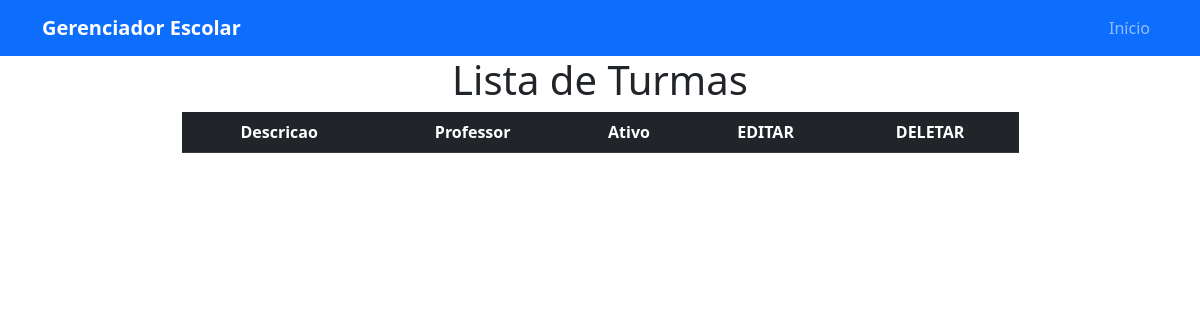
/turma/, run on an earlier commit of the app's database.
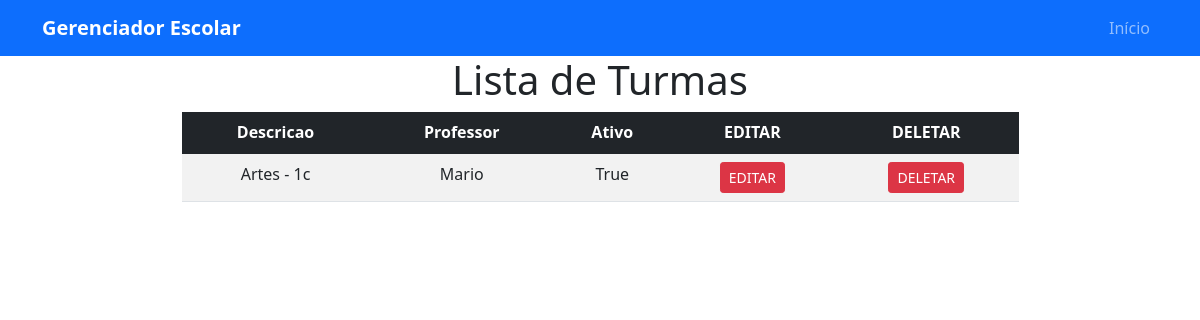
And on a later commit of the database.
### model/turma.py (models this page shows)
class Turma(db.Model):
    __tablename__ = "turmas"
    id = db.Column(db.Integer, primary_key=True)
    descricao = db.Column(db.String(100), nullable=False)
    ativo = db.Column(db.Boolean, nullable=False, default=True)
    alunos = db.relationship("Aluno", back_populates="turma")
    professor_id = db.Column(db.Integer, db.ForeignKey("professores.id"), nullable=False)
    professor = db.relationship("Professor", back_populates="turmas")

### model/professor.py (models this page shows)
class Professor(db.Model):
    __tablename__ = "professores"
    id = db.Column(db.Integer, primary_key=True)
    nome = db.Column(db.String(100), nullable=False)
    idade = db.Column(db.Integer, nullable=False)
    materia = db.Column(db.String(100), nullable=True)
    observacoes = db.Column(db.Text, nullable=True)
    turmas = db.relationship("Turma", back_populates="professor")

### routes/turmas_routes.py (the view)
@turmas_bp.route("/")
def listar_turmas():
    turmas = TurmaController.index()
    professores = ProfessorController.index()
    return render_template("turmas.html", turmas=turmas, professores=professores, titulo="Lista de Turmas")

### controller/professor_controller.py (called while the page is built)
    @staticmethod
    def index():
        professores = Professor.query.all()
        return professores

### controller/turma_controller.py (called while the page is built)
    @staticmethod
    def index():
        turmas = Turma.query.all()
        return turmas

### templates/turmas.html (shortened to what this page needs)
<!DOCTYPE html>
<html lang="en">
<head>
    <link rel="stylesheet" href="{{ url_for('static', filename='bootstrap.css') }}">
</head>
<body>
    <header>
        <nav class="navbar navbar-expand-lg navbar-dark bg-primary">
            <div class="container">
                <a class="navbar-brand fw-bold" href="{{ url_for('pagina_inicial') }}">Gerenciador Escolar</a>
                <div class="collapse navbar-collapse" id="navbarNav">
                    <ul class="navbar-nav ms-auto">
                        <li class="nav-item"> <a class="nav-link" href="{{ url_for('pagina_inicial') }}">Início</a> </li>
                    </ul>
                </div>
            </div>
        </nav>
    </header>
<div class="container d-flex flex-column justify-content-center align-items-center">
        <div>
            <h1>{{ titulo }}</h1>
        </div>
        <div class="table-responsive" style="width: 75%;">
            <table class="table table-striped table-hover text-center">
                <thead class="table-dark">
                    <tr>
                        <th>Descricao</th>
                        <th>Professor</th>
                        <th>Ativo</th>
                        <th>EDITAR</th>
                        <th>DELETAR</th>
                    </tr>
                </thead>
                <tbody>
                    {% for turma in turmas %}
                    <tr>
                        <td>{{ turma.descricao }}</td>
                        <td>{{ turma.professor.nome }}</td>
                        <td>{{ turma.ativo }}</td>
                        <td><a href="{{ url_for('turma_rota.editar_turma', descricao=turma.descricao) }}" class="btn btn-danger btn-sm">EDITAR</a></td>
                        <td><a href="{{ url_for('turma_rota.deletar_turma', descricao=turma.descricao) }}" class="btn btn-danger btn-sm">DELETAR</a></td>
                    </tr>
                    {% endfor %}
                </tbody>
            </table>
        </div>
    </div>
</body>
</html>

What changed in the data, as far as the page shows it:
added Turma: descricao "Artes - 1c", professor.nome "Mario", ativo "True"
